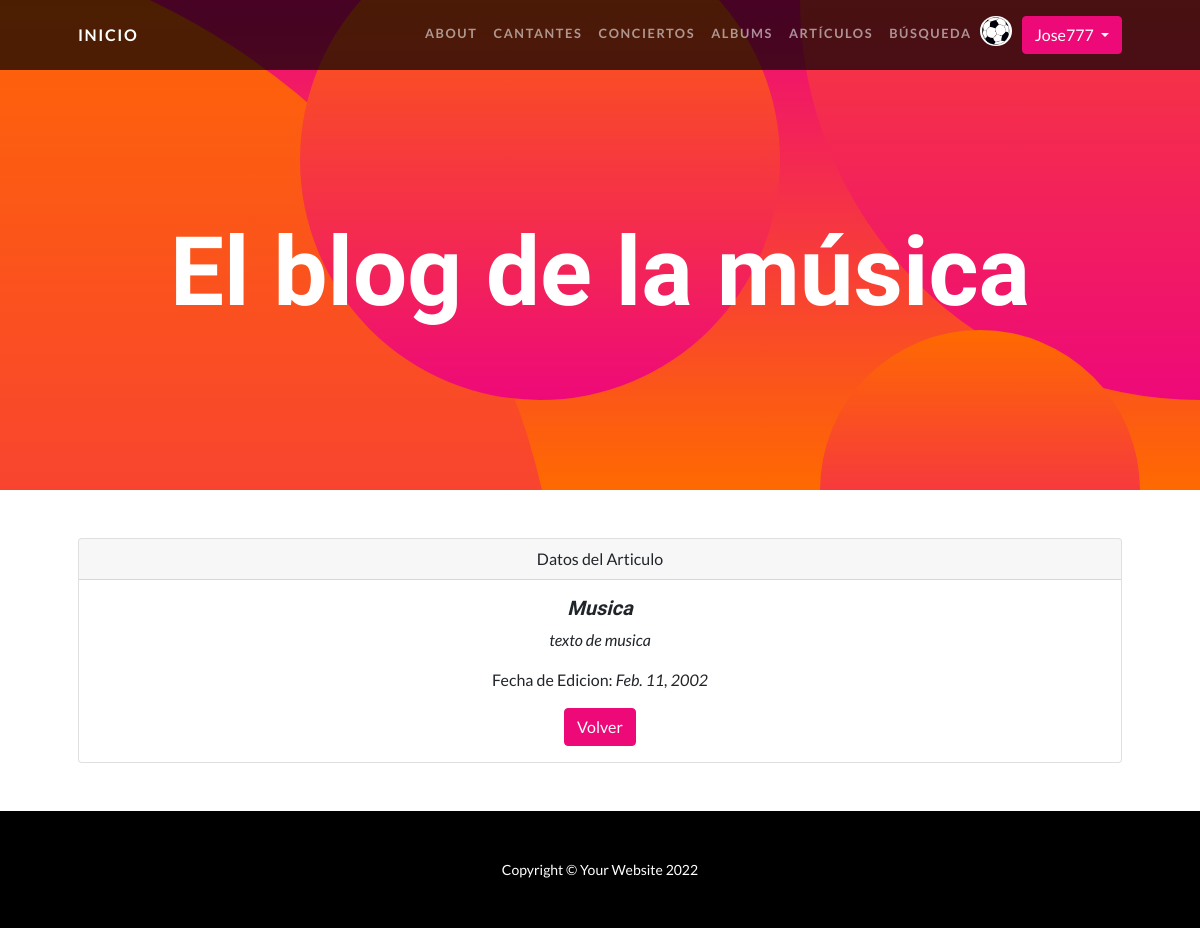
The page /AppBlog/detalle_articulo/1 (signed in) on the database as committed earlier.
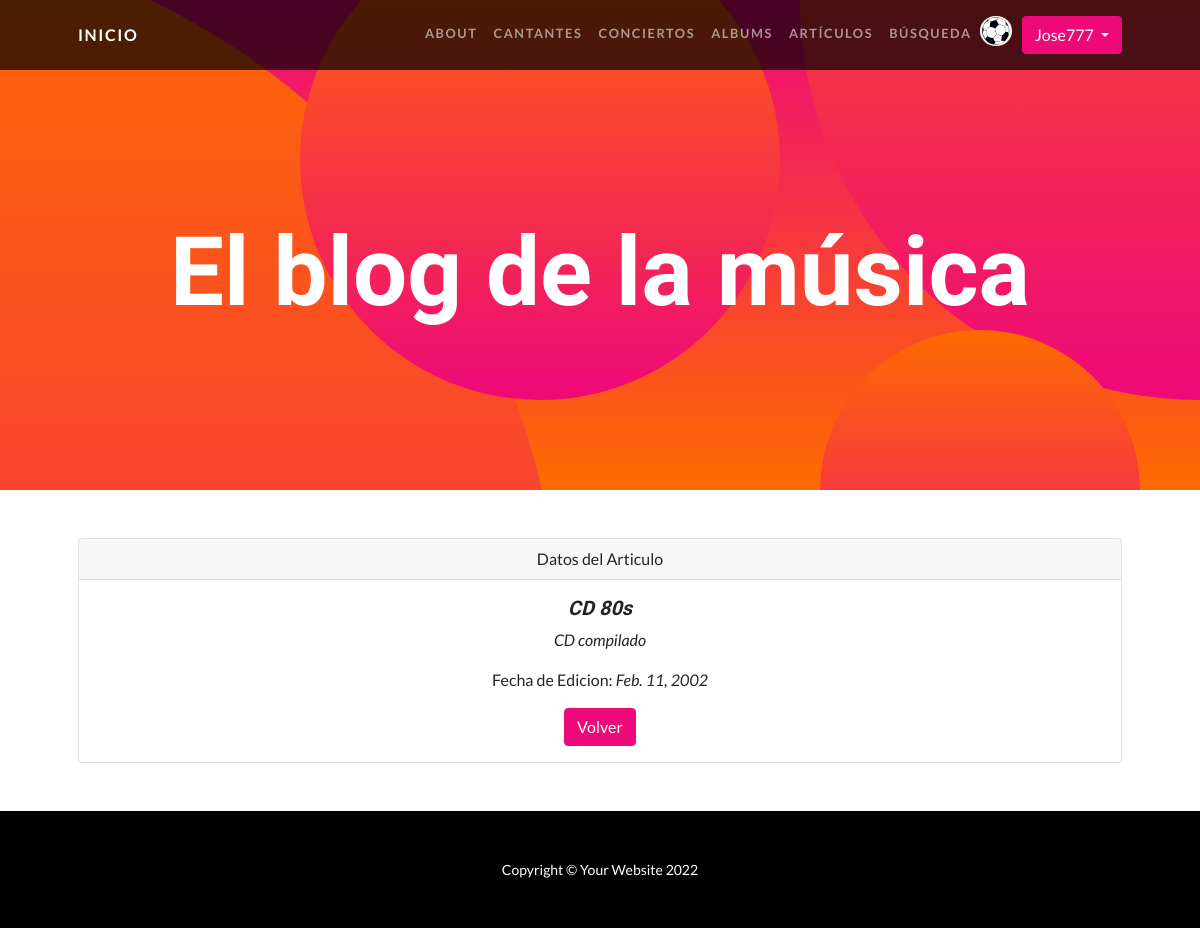
The same page on the database as committed later.
### AppBlog/models.py (models this page shows, shortened)
class Articulo(models.Model):
    nombre = models.CharField(max_length=30)
    texto = models.CharField(max_length=1000)
    fecha = models.DateField(null=True)

### AppBlog/views.py (the view)
# urls.py: path("detalle_articulo/<pk>", ArticuloDetail.as_view(), name="ArticuloDetail"),
class ArticuloDetail(LoginRequiredMixin, DetailView):
    model = Articulo
    template_name = "AppBlog/articulo_detalle.html"

### AppBlog/templates/AppBlog/articulo_detalle.html
{% extends "AppBlog/padre.html" %}
{% load static %}
{% block contenidoQueCambia %}
<div class="container px-5 my-5">
    <div class="card text-center">
        <div class="card-header">
         Datos del Articulo
        </div>
        <div class="card-body">
          <h5 class="card-title"><i>{{articulo.nombre}} </i></h5>
          <p class="card-text"><i> {{articulo.texto}}</i></p>
          <p class="card-text">Fecha de Edicion: <i> {{articulo.fecha}}</i></p>
          <a href="{% url 'articulos' %}" class="btn btn-primary">Volver</a>
        </div>
    </div>
</div>
{% endblock %}

Rows that differ between the two databases and show on the page:
changed Articulo: nombre "Musica" → "CD 80s"; texto "texto de musica" → "CD compilado"
